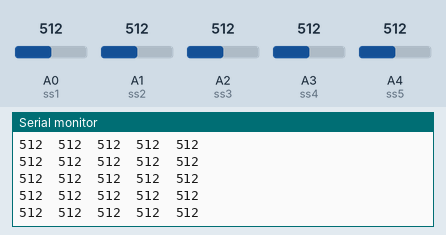
A sketch run on a simulated Arduino Uno, built with avr-gcc and run on an emulated ATmega328P. Shown: the last lines printed to the serial monitor. Inputs (shaded band) come from the test bench; at power-on: A0 (ss1) = 512, A2 (ss3) = 512, A1 (ss2) = 512, A3 (ss4) = 512, A4 (ss5) = 512.

Above: at 1.2 s.
1.3 s: A0 (ss1) set to 104
At 2.0 s:
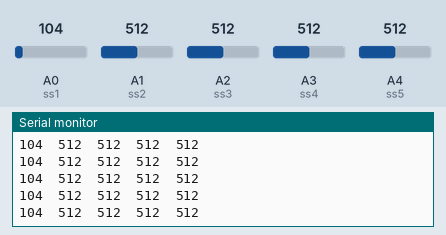
2.8 s: A0 (ss1) set to 93
At 3.4 s:
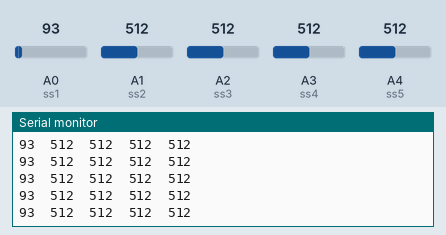
8.8 s: A2 (ss3) set to 106
At 9.7 s:
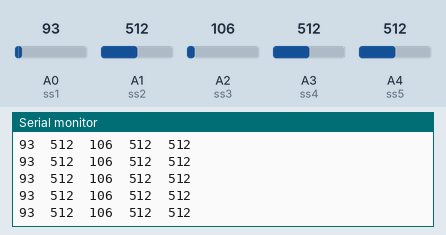
11.8 s: A2 (ss3) set to 95
At 12.4 s:
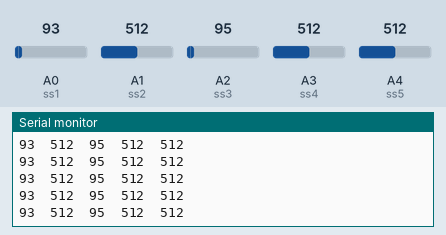
Timing chart, 0 to 14.8 s (numbered marks = the images above; inputs shaded):
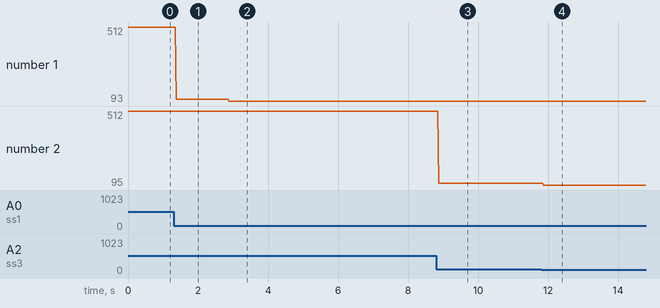

Measured:
- after the input at 1.3 s, the serial monitor: prints a new line after 0.08 s (image 1)
- after the input at 2.8 s, the serial monitor: prints a new line after 0.08 s (image 2)
- after the input at 8.8 s, the serial monitor: prints a new line after 0.07 s (image 3)
- after the input at 11.8 s, the serial monitor: prints a new line after 0.07 s (image 4)
- plotted number 1: 512 → 104 after the input at 1.3 s, 104 → 93 after the input at 2.8 s
- plotted number 2: 512 → 106 after the input at 8.8 s, 106 → 95 after the input at 11.8 s

The sketch:

test_sensor_read.ino
```cpp
int ss1 = A0;
int ss2= A1;
int ss3 = A2;
int ss4 = A3;
int ss5 = A4;
void setup() {
  pinMode(ss1, INPUT);
  pinMode(ss2, INPUT);
  pinMode(ss3, INPUT);
  pinMode(ss4, INPUT);
  pinMode(ss5, INPUT);
  Serial.begin(9600);
}
void loop() {
  // đọc tín hiệu analog từu 5 cảm biến
  int ssn1 = analogRead(ss1);
  int ssn2 = analogRead(ss2);
  int ssn3 = analogRead(ss3);
  int ssn4 = analogRead(ss4);
  int ssn5 = analogRead(ss5);
  //in ra serial giá trị analg của 5 cảm biến
  Serial.print(ssn1);
  Serial.print("\t");
  Serial.print(ssn2);
  Serial.print("\t");
  Serial.print(ssn3);
  Serial.print("\t");
  Serial.print(ssn4);
  Serial.print("\t");
  Serial.println(ssn5);

}
```
